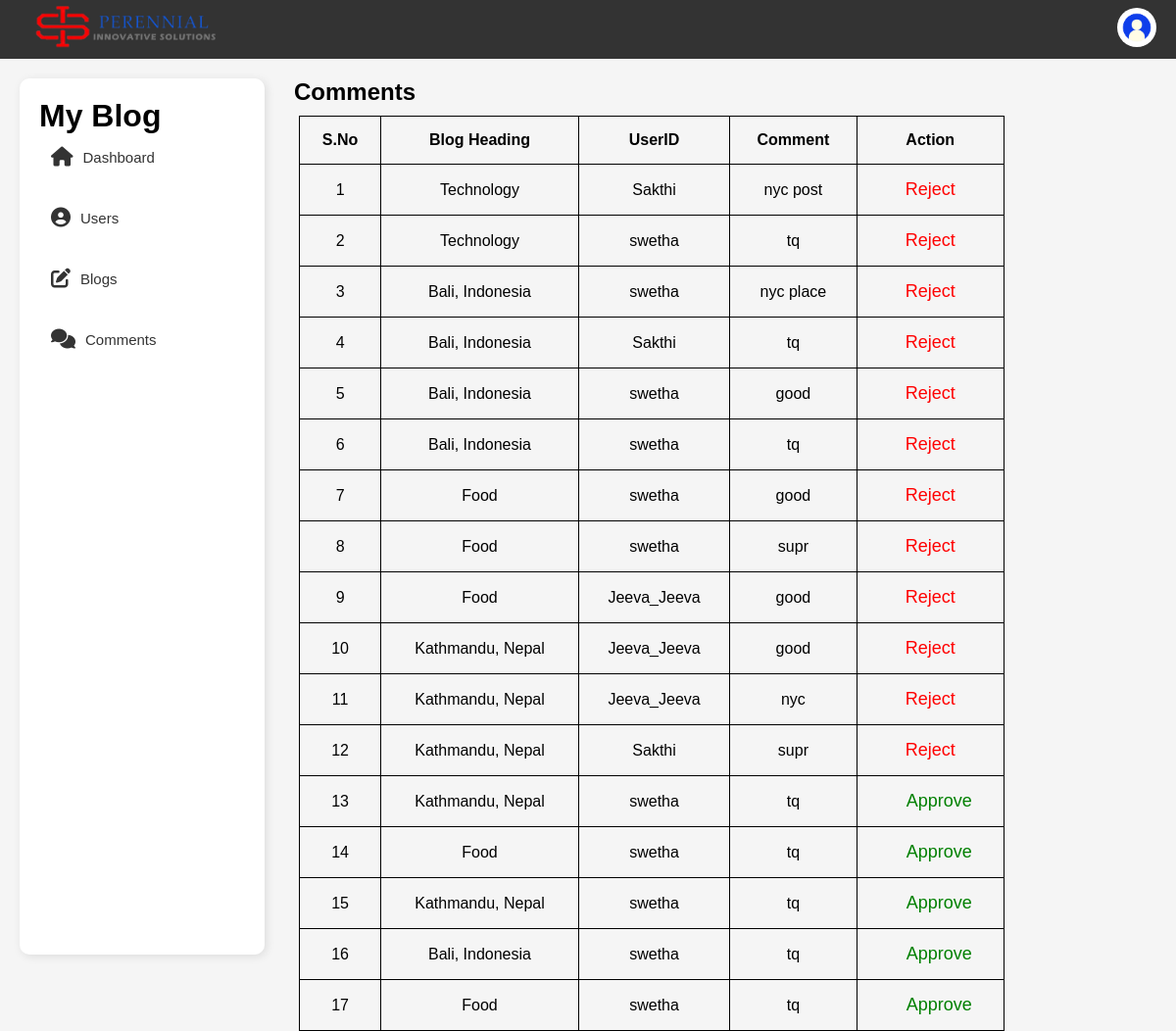
Screenshot of /managecomments.php (signed in) with the database file from the repository.
### tables this page shows
CREATE TABLE `comments` (
  `id` int(11) NOT NULL,
  `blog_id` int(11) NOT NULL,
  `user_id` int(11) NOT NULL,
  `parent_id` int(11) DEFAULT NULL,
  `comment` text NOT NULL,
  `created_at` timestamp NOT NULL DEFAULT current_timestamp(),
  `status` tinyint(1) NOT NULL DEFAULT 0
);

CREATE TABLE `blogs` (
  `id` int(11) NOT NULL,
  `user_id` int(11) NOT NULL,
  `title` varchar(255) NOT NULL,
  `subtitle` varchar(255) DEFAULT NULL,
  `image` varchar(255) DEFAULT NULL,
  `description` text NOT NULL,
  `created_at` timestamp NOT NULL DEFAULT current_timestamp(),
  `updated_at` timestamp NOT NULL DEFAULT current_timestamp() ON UPDATE current_timestamp(),
  `status` tinyint(1) NOT NULL DEFAULT 0
);

CREATE TABLE `users` (
  `id` int(11) NOT NULL,
  `username` varchar(50) NOT NULL,
  `password` varchar(255) NOT NULL,
  `role` enum('admin','user','reader') DEFAULT 'user',
  `created_at` timestamp NOT NULL DEFAULT current_timestamp(),
  `status` tinyint(1) NOT NULL DEFAULT 0
);

### managecomments.php (the view, shortened to what this page needs)
<?php
include 'db.php';
$result = $conn->query("
    SELECT comments.*, users.username ,blogs.title
    FROM comments
    JOIN users ON comments.user_id = users.id
    JOIN blogs ON comments.blog_id = blogs.id
");
?>
<!DOCTYPE html>
<html lang="en">
<head>
    <link rel="stylesheet" href="css/style.css">
    <link rel="stylesheet" href="https://cdnjs.cloudflare.com/ajax/libs/font-awesome/6.7.2/css/all.min.css">
</head>
<body class="user-comments">
<?php include 'admintopbar.php'; ?>
<?php include 'adminsidebar.php'; ?>
<h2>Comments</h2>
<table>
    <tr>
        <th>S.No</th>
        <th>Blog Heading</th>
        <th>UserID</th>
        <th>Comment</th>
        <th>Action</th>
    </tr>
    <?php
    $i = 1;
    while ($row = $result->fetch_assoc()) { ?>
        <tr>
        <td><?php echo $i++; ?></td>
        <td><?php echo $row['title']; ?></td>
            <td><?php echo $row['username']; ?></td>
            <td><?php echo $row['comment']; ?></td>
            <td>
            <?php if ($row['status'] != 1): ?>
                        <a href="approve_comment.php?id=<?php echo $row['id']; ?>" class="approve">Approve</a>
                    <?php endif; ?>
                    <?php if ($row['status'] !=0): ?>
                        <a href="reject_comment.php?id=<?php echo $row['id']; ?>" class="reject">Reject</a>
                    <?php endif; ?>            </td>
        </tr>
    <?php } ?>
</table>
</body>
</html>

### css/style.css (style rules this page uses)
* { margin: 0; padding: 0; box-sizing: border-box; font-family: Arial, sans-serif; }
body { font-family: Arial, sans-serif; background-color: whitesmoke; margin: 0; padding: 0; overflow: auto; scrollbar-width: none; }
a { text-decoration: none; color: white; padding: 10px 20px; font-size: 18px; }
.users table, th, td { border: 1px solid black; padding: 15px; text-align: center; }
.user-blogs table, th, td { border: 1px solid black; padding: 15px; text-align: center; margin-top: 10px; }
.user-comments { margin-top: 80px; margin-left: 300px; overflow-x: hidden; }
.user-comments table { width: 80%; border-collapse: collapse; margin-left: 5px; margin-top: 10px; }
.approve { color: green; padding-right: 2px; }
.reject { color: red; text-decoration: none; }

### rows the page displays
comments: blog.title "Technology", user.username "Sakthi", comment "nyc post"
comments: blog.title "Technology", user.username "swetha", comment "tq"
comments: blog.title "Bali, Indonesia", user.username "swetha", comment "nyc place"
comments: blog.title "Bali, Indonesia", user.username "Sakthi", comment "tq"
comments: blog.title "Bali, Indonesia", user.username "swetha", comment "good"
comments: blog.title "Bali, Indonesia", user.username "swetha", comment "tq"
comments: blog.title "Food", user.username "swetha", comment "good"
comments: blog.title "Food", user.username "swetha", comment "supr"
comments: blog.title "Food", user.username "Jeeva_Jeeva", comment "good"
comments: blog.title "Kathmandu, Nepal", user.username "Jeeva_Jeeva", comment "good"
comments: blog.title "Kathmandu, Nepal", user.username "Jeeva_Jeeva", comment "nyc"
comments: blog.title "Kathmandu, Nepal", user.username "Sakthi", comment "supr"
comments: blog.title "Kathmandu, Nepal", user.username "swetha", comment "tq"
comments: blog.title "Food", user.username "swetha", comment "tq"
comments: blog.title "Kathmandu, Nepal", user.username "swetha", comment "tq"
comments: blog.title "Bali, Indonesia", user.username "swetha", comment "tq"
comments: blog.title "Food", user.username "swetha", comment "tq"
